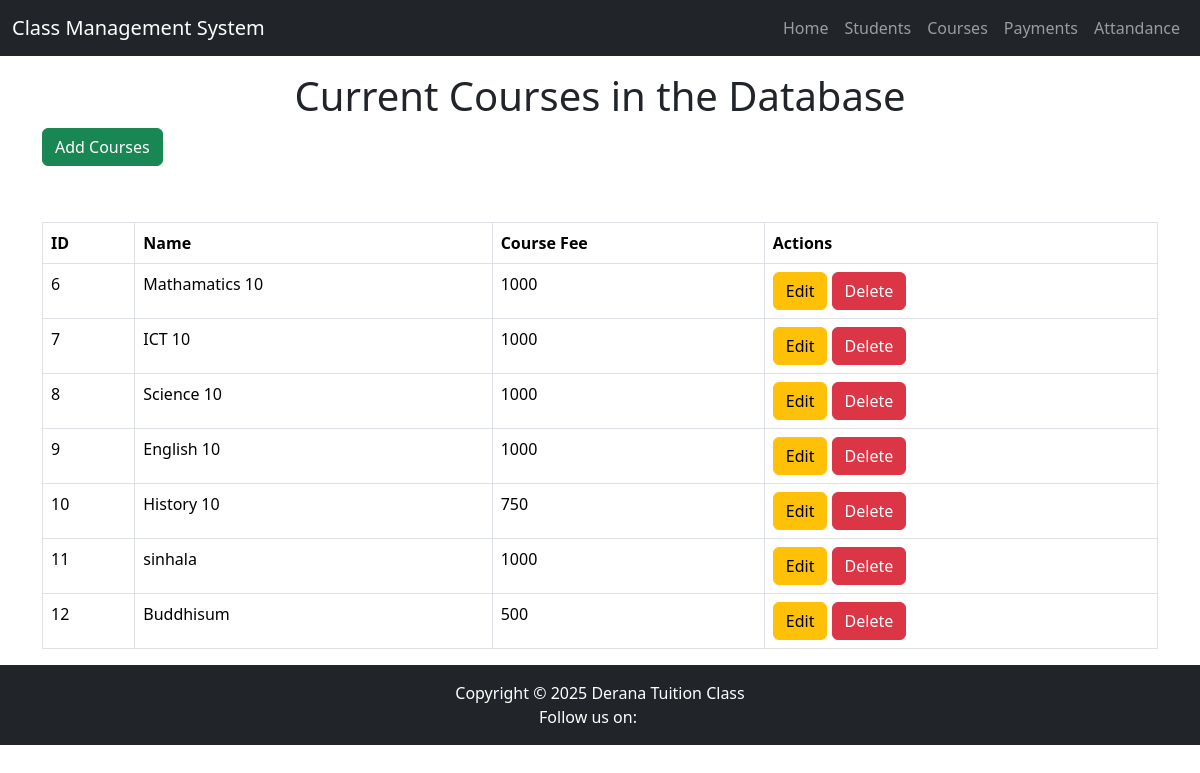
The page /courses/course_list.php on the database its author committed.
### tables this page shows
CREATE TABLE `course` (
  `id` int(11) NOT NULL,
  `name` varchar(150) NOT NULL,
  `duration` varchar(150) NOT NULL
);

### courses/course_list.php (the view, shortened to what this page needs)
<?php include 'header.php'; ?>
<div class="container">
<h1 class="jumbotron text-center mt-3">Current Courses in the Database </h1>
<a href="index.php"><h3 class="btn btn-success">Add Courses</h3></a>
<div class="mt-5">
            <table class="table table-bordered">
                <thead>
                    <tr>
                        <th>ID</th>
                        <th>Name</th>
                        <th>Course Fee</th>
                        <th>Actions</th>
                    </tr>
                </thead>
                <tbody>
                    <?php
                    include 'db.php';
                    $sql = "SELECT * FROM course";
                    $result = $conn->query($sql);
                    if ($result->num_rows > 0) {
                        while($row = $result->fetch_assoc()) {
                            echo "<tr>
                                    <td>{$row['id']}</td>
                                    <td>{$row['name']}</td>
                                    <td>{$row['duration']}</td>
                                    <td>
                                        <a href='update.php?id={$row['id']}' class='btn btn-warning'>Edit</a>
                                        <a href='delete.php?id={$row['id']}' class='btn btn-danger'>Delete</a>
                                    </td>
                                  </tr>";
                        }
                    } else {
                        echo "<tr><td colspan='5' class='text-center'>No courses found</td></tr>";
                    }
                    ?>
                </tbody>
            </table>
        </div>
    </div>
    <?php include 'footer.php'; ?>

### rows shown on the page
course: id "6", name "Mathamatics 10", duration "1000"
course: id "7", name "ICT 10", duration "1000"
course: id "8", name "Science 10", duration "1000"
course: id "9", name "English 10", duration "1000"
course: id "10", name "History 10", duration "750"
course: id "11", name "sinhala", duration "1000"
course: id "12", name "Buddhisum", duration "500"
